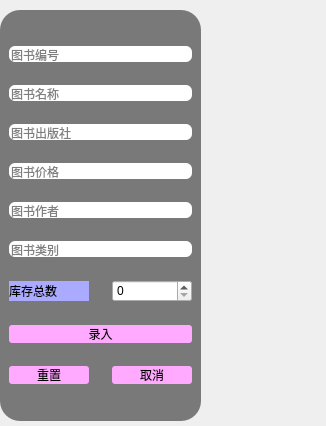
<?xml version="1.0" encoding="UTF-8"?>
<ui version="4.0">
 <class>Insert</class>
 <widget class="QDialog" name="Insert">
  <property name="geometry">
   <rect>
    <x>0</x>
    <y>0</y>
    <width>326</width>
    <height>426</height>
   </rect>
  </property>
  <property name="sizePolicy">
   <sizepolicy hsizetype="Fixed" vsizetype="Fixed">
    <horstretch>0</horstretch>
    <verstretch>0</verstretch>
   </sizepolicy>
  </property>
  <property name="windowTitle">
   <string>Dialog</string>
  </property>
  <widget class="QFrame" name="frame">
   <property name="geometry">
    <rect>
     <x>0</x>
     <y>10</y>
     <width>201</width>
     <height>411</height>
    </rect>
   </property>
   <property name="styleSheet">
    <string notr="true">QFrame{
background-color: rgb(121, 121, 121);
border-radius:20px  ;
}
QLineEdit{
border-radius:6px  ;
}
QPushButton{
background-color: rgb(242, 255, 210);
background-color: rgb(255, 170, 255);
font: 290 9pt &quot;Microsoft YaHei UI&quot;;	
border-radius:3px  ;
}</string>
   </property>
   <layout class="QVBoxLayout" name="verticalLayout">
    <property name="spacing">
     <number>23</number>
    </property>
    <item>
     <spacer name="verticalSpacer">
      <property name="orientation">
       <enum>Qt::Vertical</enum>
      </property>
      <property name="sizeHint" stdset="0">
       <size>
        <width>20</width>
        <height>40</height>
       </size>
      </property>
     </spacer>
    </item>
    <item>
     <widget class="QLineEdit" name="lineEdit">
      <property name="placeholderText">
       <string>图书编号</string>
      </property>
      <property name="clearButtonEnabled">
       <bool>true</bool>
      </property>
     </widget>
    </item>
    <item>
     <widget class="QLineEdit" name="lineEdit_2">
      <property name="text">
       <string/>
      </property>
      <property name="placeholderText">
       <string>图书名称</string>
      </property>
      <property name="clearButtonEnabled">
       <bool>true</bool>
      </property>
     </widget>
    </item>
    <item>
     <widget class="QLineEdit" name="lineEdit_3">
      <property name="placeholderText">
       <string>图书出版社</string>
      </property>
      <property name="clearButtonEnabled">
       <bool>true</bool>
      </property>
     </widget>
    </item>
    <item>
     <widget class="QLineEdit" name="lineEdit_7">
      <property name="inputMask">
       <string/>
      </property>
      <property name="placeholderText">
       <string>图书价格</string>
      </property>
      <property name="clearButtonEnabled">
       <bool>true</bool>
      </property>
     </widget>
    </item>
    <item>
     <widget class="QLineEdit" name="lineEdit_6">
      <property name="placeholderText">
       <string>图书作者</string>
      </property>
      <property name="clearButtonEnabled">
       <bool>true</bool>
      </property>
     </widget>
    </item>
    <item>
     <widget class="QLineEdit" name="lineEdit_5">
      <property name="placeholderText">
       <string>图书类别</string>
      </property>
      <property name="clearButtonEnabled">
       <bool>true</bool>
      </property>
     </widget>
    </item>
    <item>
     <layout class="QHBoxLayout" name="horizontalLayout">
      <item>
       <widget class="QLabel" name="label">
        <property name="maximumSize">
         <size>
          <width>16777215</width>
          <height>20</height>
         </size>
        </property>
        <property name="styleSheet">
         <string notr="true">background-color: rgb(170, 170, 255);</string>
        </property>
        <property name="text">
         <string>库存总数</string>
        </property>
       </widget>
      </item>
      <item>
       <widget class="QSpinBox" name="spinBox"/>
      </item>
     </layout>
    </item>
    <item>
     <widget class="QPushButton" name="pushButton">
      <property name="text">
       <string>录入</string>
      </property>
     </widget>
    </item>
    <item>
     <layout class="QHBoxLayout" name="horizontalLayout_2">
      <item>
       <widget class="QPushButton" name="pushButton_3">
        <property name="text">
         <string>重置</string>
        </property>
       </widget>
      </item>
      <item>
       <widget class="QPushButton" name="pushButton_2">
        <property name="text">
         <string>取消</string>
        </property>
       </widget>
      </item>
     </layout>
    </item>
    <item>
     <spacer name="verticalSpacer_2">
      <property name="orientation">
       <enum>Qt::Vertical</enum>
      </property>
      <property name="sizeHint" stdset="0">
       <size>
        <width>20</width>
        <height>40</height>
       </size>
      </property>
     </spacer>
    </item>
   </layout>
  </widget>
 </widget>
 <resources/>
 <connections/>
</ui>
